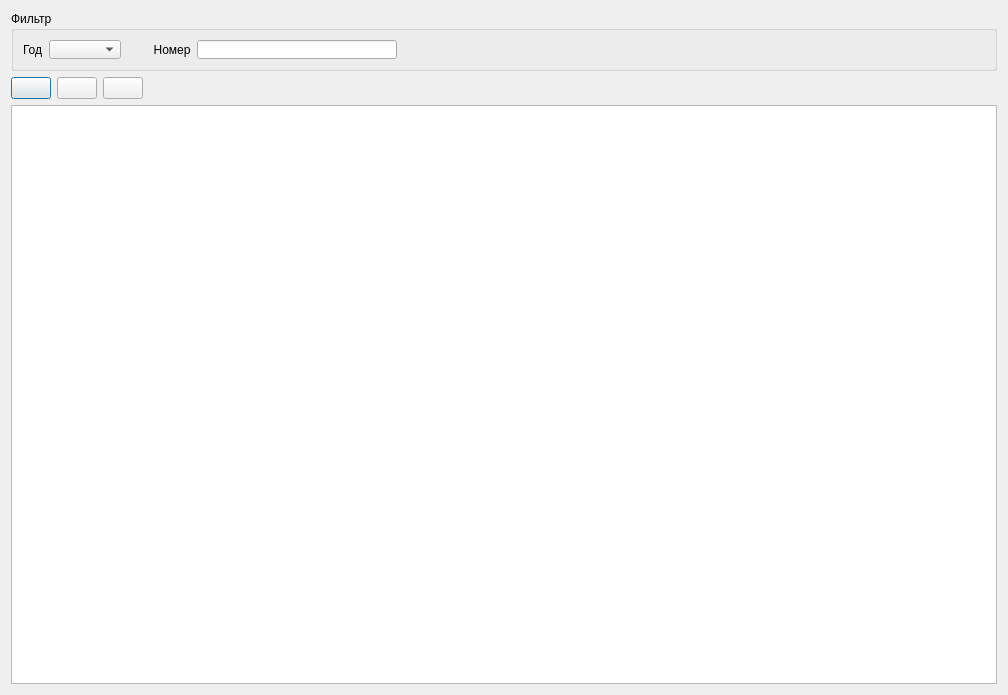
<?xml version="1.0" encoding="UTF-8"?>
<ui version="4.0">
 <class>Dialog</class>
 <widget class="QDialog" name="Dialog">
  <property name="geometry">
   <rect>
    <x>0</x>
    <y>0</y>
    <width>1008</width>
    <height>695</height>
   </rect>
  </property>
  <property name="windowTitle">
   <string>Справочник серийных номеров</string>
  </property>
  <layout class="QVBoxLayout" name="verticalLayout_2">
   <item>
    <widget class="QGroupBox" name="groupBox">
     <property name="maximumSize">
      <size>
       <width>16777215</width>
       <height>60</height>
      </size>
     </property>
     <property name="title">
      <string>Фильтр</string>
     </property>
     <layout class="QVBoxLayout" name="verticalLayout">
      <item>
       <layout class="QHBoxLayout" name="horizontalLayout">
        <item>
         <widget class="QLabel" name="label">
          <property name="text">
           <string>Год</string>
          </property>
         </widget>
        </item>
        <item>
         <widget class="QComboBox" name="comboBox"/>
        </item>
        <item>
         <widget class="QLabel" name="label_2">
          <property name="enabled">
           <bool>true</bool>
          </property>
          <property name="text">
           <string>        Номер</string>
          </property>
         </widget>
        </item>
        <item>
         <widget class="QLineEdit" name="lineEdit">
          <property name="enabled">
           <bool>true</bool>
          </property>
          <property name="maximumSize">
           <size>
            <width>200</width>
            <height>16777215</height>
           </size>
          </property>
         </widget>
        </item>
        <item>
         <spacer name="horizontalSpacer_4">
          <property name="orientation">
           <enum>Qt::Horizontal</enum>
          </property>
          <property name="sizeHint" stdset="0">
           <size>
            <width>40</width>
            <height>20</height>
           </size>
          </property>
         </spacer>
        </item>
       </layout>
      </item>
     </layout>
    </widget>
   </item>
   <item>
    <layout class="QHBoxLayout" name="horizontalLayout_2">
     <item>
      <widget class="QPushButton" name="pushButton">
       <property name="toolTip">
        <string>Добавить</string>
       </property>
       <property name="text">
        <string/>
       </property>
       <property name="icon">
        <iconset>
         <normaloff>:/ico/ico/Play_Red_128.png</normaloff>:/ico/ico/Play_Red_128.png</iconset>
       </property>
       <property name="iconSize">
        <size>
         <width>24</width>
         <height>24</height>
        </size>
       </property>
      </widget>
     </item>
     <item>
      <widget class="QPushButton" name="pushButton_2">
       <property name="toolTip">
        <string>Изменить</string>
       </property>
       <property name="text">
        <string/>
       </property>
       <property name="icon">
        <iconset>
         <normaloff>../../Users/Александр/.designer/ElectroLab/trunk/electrolab/gui/ui/ico/pencil_32.png</normaloff>../../Users/Александр/.designer/ElectroLab/trunk/electrolab/gui/ui/ico/pencil_32.png</iconset>
       </property>
       <property name="iconSize">
        <size>
         <width>24</width>
         <height>24</height>
        </size>
       </property>
      </widget>
     </item>
     <item>
      <widget class="QPushButton" name="pushButton_3">
       <property name="toolTip">
        <string>Удалить</string>
       </property>
       <property name="text">
        <string/>
       </property>
       <property name="icon">
        <iconset>
         <normaloff>../../Users/Александр/.designer/ElectroLab/trunk/electrolab/gui/ui/ico/trash_32.png</normaloff>../../Users/Александр/.designer/ElectroLab/trunk/electrolab/gui/ui/ico/trash_32.png</iconset>
       </property>
       <property name="iconSize">
        <size>
         <width>24</width>
         <height>24</height>
        </size>
       </property>
      </widget>
     </item>
     <item>
      <spacer name="horizontalSpacer_2">
       <property name="orientation">
        <enum>Qt::Horizontal</enum>
       </property>
       <property name="sizeHint" stdset="0">
        <size>
         <width>40</width>
         <height>20</height>
        </size>
       </property>
      </spacer>
     </item>
    </layout>
   </item>
   <item>
    <widget class="QTableView" name="tableView">
     <property name="font">
      <font>
       <pointsize>8</pointsize>
      </font>
     </property>
     <property name="sortingEnabled">
      <bool>true</bool>
     </property>
    </widget>
   </item>
  </layout>
 </widget>
 <resources/>
 <connections/>
</ui>
